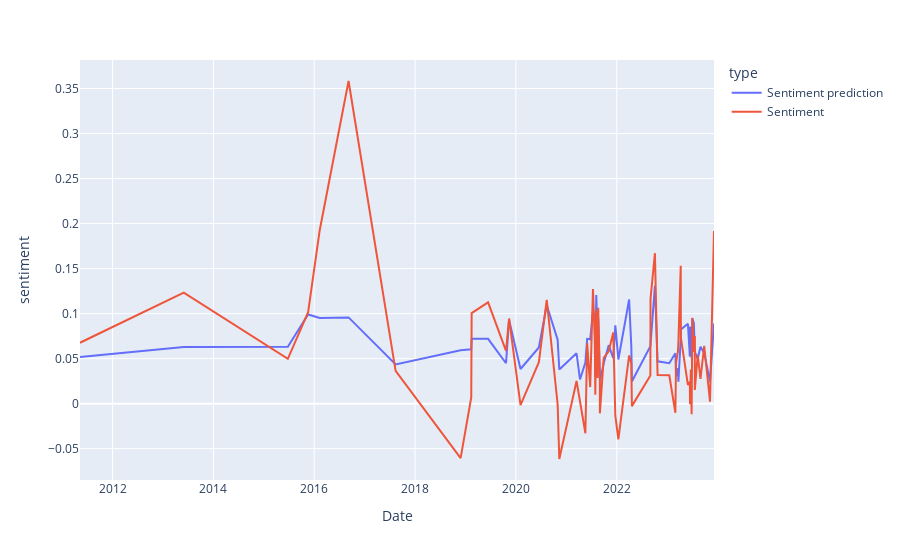
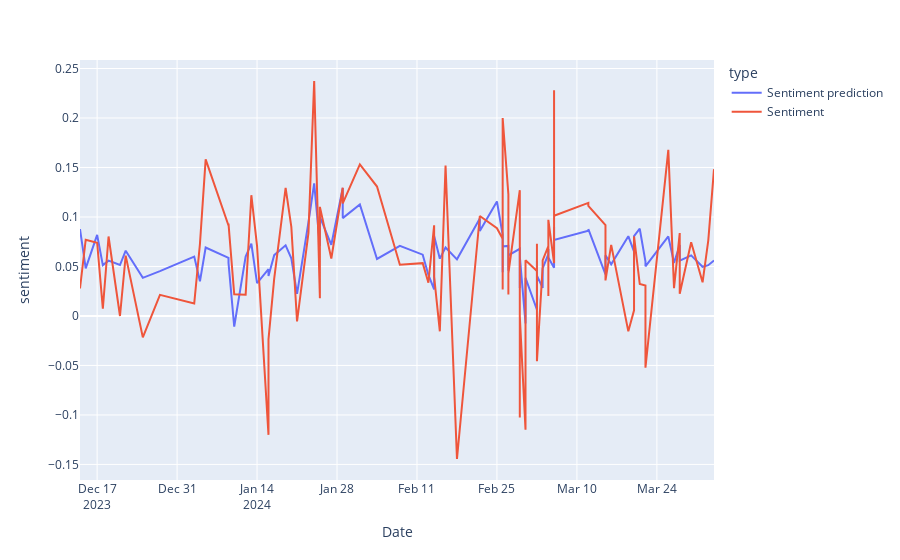

Here is the notebook cell these charts were saved with, in order:
### Code cell
############################## Plotting the results of the Testing Set using during training #############################

print("Feature Vector with all Features\n\nSentiment Prediction of the Testing Set")
pred_vis = pred_eval.melt(id_vars = ["Date"], value_vars = ["Sentiment prediction", "Sentiment"],var_name = "type", value_name = "sentiment")

fig = px.line(pred_vis, x = "Date", y = "sentiment", color = "type", )
fig.show()

################################### Plotting the prediction results of the validation set #################################
    
print("Feature Vector with all Features\n\nPrediction of the Validation Set")
pred_vis = pred_valid.melt(id_vars = [("Date")], value_vars = [("Sentiment prediction"), ("Sentiment")],var_name = "type", value_name = "sentiment")

fig = px.line(pred_vis, x = "Date", y = "sentiment", color = "type", )
fig.show()
